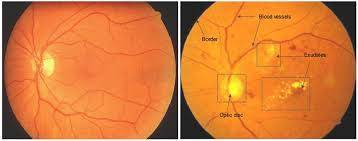
#> input picture testImages/testImage1.jpg, 358 x 141 px
$ python -i preprocess_utils.py   (imports and definitions only)
#> lines starting #> are read from the running program, lines starting #| are printed output that depends on the picture
#> in preprocess_image, img is the input picture: shape (141, 358, 3); mean B, G, R 58.2, 122.6, 210.4
import cv2
import numpy as np

def crop_image_from_gray(img, tol=7):
    """
    Crops the black borders from a fundus image.
    """
#> called with tol = 7
    if img.ndim == 2:
        mask = img > tol
        return img[np.ix_(mask.any(1), mask.any(0))]
    elif img.ndim == 3:
        gray_img = cv2.cvtColor(img, cv2.COLOR_RGB2GRAY)
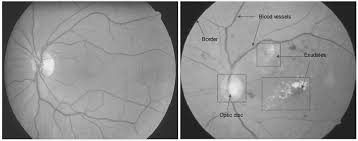
#> gray_img: shape (141, 358); min 0, max 255, mean 141.5
        mask = gray_img > tol
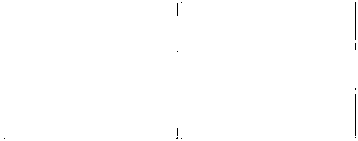
#> mask: shape (141, 358) bool; 99.8% white; black in thin lines or dots

        check_shape = img[:,:,0][np.ix_(mask.any(1), mask.any(0))].shape[0]
#> check_shape = 141
        if (check_shape == 0): # Image is too dark
            return img
        else:
            img1 = img[:,:,0][np.ix_(mask.any(1), mask.any(0))]
            img2 = img[:,:,1][np.ix_(mask.any(1), mask.any(0))]
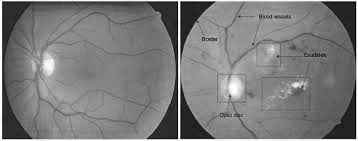
#> img2: shape (141, 358); min 0, max 255, mean 122.6
            img3 = img[:,:,2][np.ix_(mask.any(1), mask.any(0))]
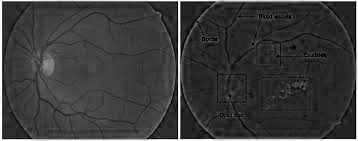
#> img3: shape (141, 358); min 0, max 255, mean 58.2
            img = np.stack([img1, img2, img3], axis=-1)
        return img

def apply_clahe(img):
    """
    Applies Contrast Limited Adaptive Histogram Equalization (CLAHE) to the green channel.
    The green channel contains the most details for DR lesions.
    """
    # Convert to LAB color space
    lab = cv2.cvtColor(img, cv2.COLOR_RGB2LAB)
#> lab: shape (512, 512, 3); mean of channels 0, 1, 2 152.6, 157.2, 175.4
    l, a, b = cv2.split(lab)
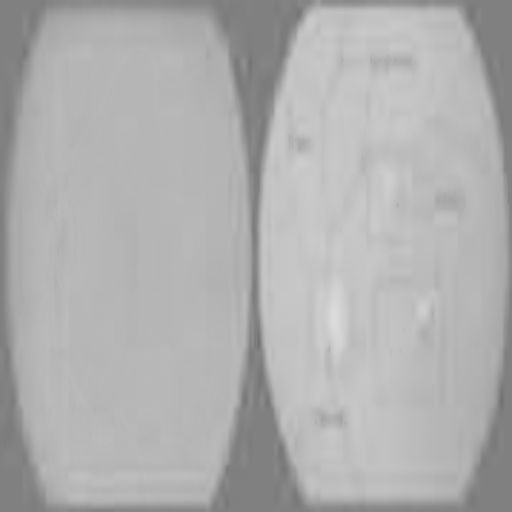
#> b: shape (512, 512); min 112, max 219, mean 175.4

    # Apply CLAHE to L-channel
    clahe = cv2.createCLAHE(clipLimit=2.0, tileGridSize=(8,8))
    cl = clahe.apply(l)
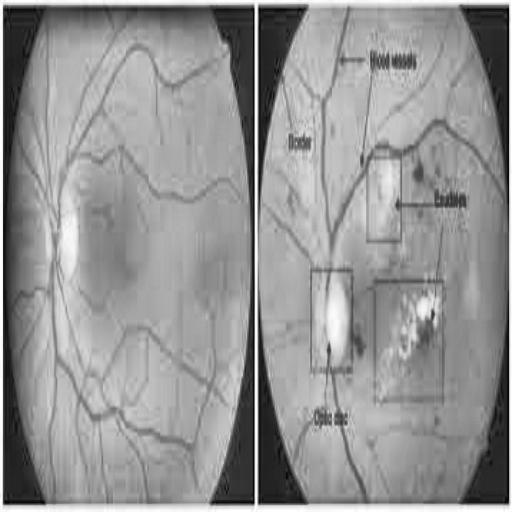
#> cl: shape (512, 512); min 3, max 255, mean 147.8

    # Merge and convert back to RGB
    limg = cv2.merge((cl, a, b))
#> limg: shape (512, 512, 3); mean of channels 0, 1, 2 147.8, 157.2, 175.4
    final = cv2.cvtColor(limg, cv2.COLOR_LAB2RGB)
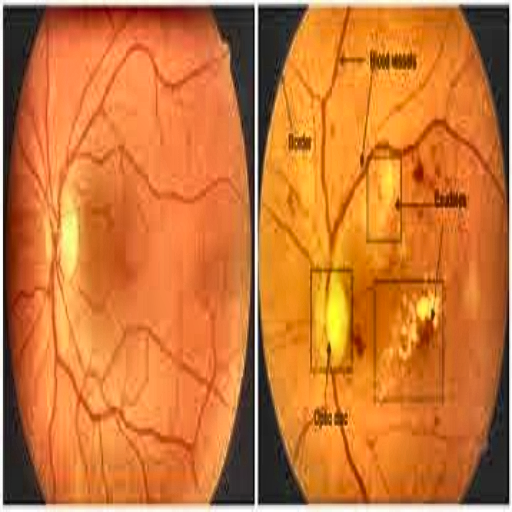
#> final: shape (512, 512, 3); mean R, G, B 203.4, 117.9, 53.4
    return final

def preprocess_image(image_path, target_size=512):
    """
    Full preprocessing pipeline: Read -> Crop -> Resize -> CLAHE.
    """
    img = cv2.imread(image_path)
    img = cv2.cvtColor(img, cv2.COLOR_BGR2RGB)

    # 1. Crop black borders
    img = crop_image_from_gray(img)

    # 2. Resize
    img = cv2.resize(img, (target_size, target_size))

    # 3. Apply CLAHE
    img = apply_clahe(img)

    return img

>>> result = preprocess_image('../testImages/testImage1.jpg')
